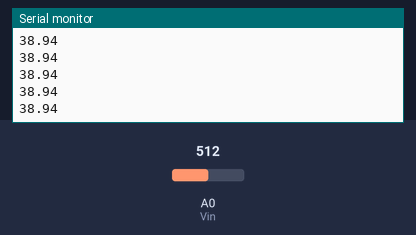
Simulated run of this sketch. Board: Arduino Uno, built with avr-gcc and run on an emulated ATmega328P. Shown: the last lines printed to the serial monitor. Inputs (shaded band) come from the test bench; at power-on: A0 (Vin) = 512.

Above: at 1.2 s.
1.3 s: A0 (Vin) set to 716
At 1.31 s:
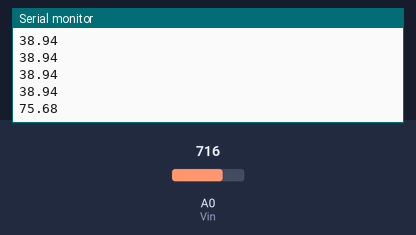
2.8 s: A0 (Vin) set to 900
At 2.81 s:
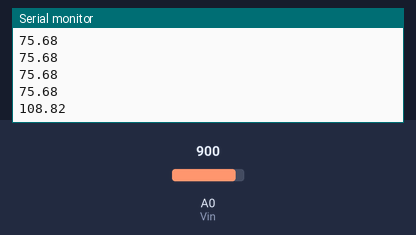
Timing chart, 0 to 5.8 s (numbered marks = the images above; inputs shaded):
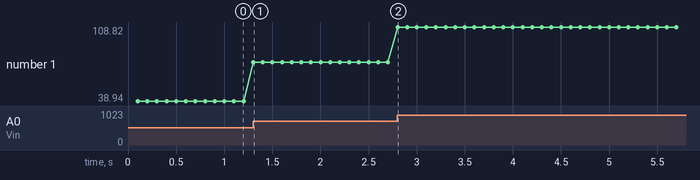

The sketch:

FDAUORSIUKEO4GC.ino
```cpp
/* This code calculates the temperature using a PT100,
 * Written by Roboro
 * Github: https://github.com/RonanB96/Read-Temp-From-PT100-With-Arduino
 * Circuit: https://circuits.io/circuits/2962051-reading-temperature-from-pt100/
 * Blog: https://roboroblog.wordpress.com
 * Instrustable Post:http://www.instructables.com/id/Reading-Temperature-From-PT100-Using-Arduino/
  */

// You'll need to download this timer library from here
// http://www.doctormonk.com/search?q=timer
#include "Timer.h"

// Define Variables
float V;
float temp;
float Rx;

// Variables to convert voltage to resistance
float C = 79.489;
float slope = 14.187;

// Variables to convert resistance to temp
float R0 = 100.0;
float alpha = 0.00385;

int Vin = A0; // Vin is Analog Pin A0

Timer t; // Define Timer object

void setup() {
  Serial.begin(9600); // Set Baudrate at 9600
  pinMode(Vin,INPUT); // Make Vin Input
  t.every(100,takeReading); // Take Reading Every 100ms
}

void loop() {
  t.update(); // Update Timer
}

void takeReading(){
  // Bits to Voltage
  V = (analogRead(Vin)/1023.0)*5.0; // (bits/2^n-1)*Vmax
  // Voltage to resistance
  Rx = V*slope+C; //y=mx+c
  // Resistance to Temperature
  temp= (Rx/R0-1.0)/alpha; // from Rx = R0(1+alpha*X)
  // Uncommect to convet celsius to fehrenheit
  // temp = temp*1.8+32;
  Serial.println(temp);
}
```

Measured:
- after the input at 1.3 s, the serial monitor: prints a new line at once (image 1)
- after the input at 2.8 s, the serial monitor: prints a new line at once (image 2)
- plotted number 1: 38.94 → 75.68 after the input at 1.3 s, 75.68 → 108.82 after the input at 2.8 s
